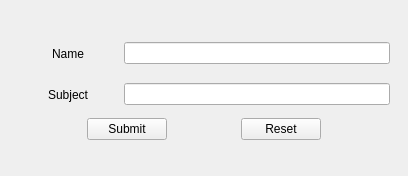
<?xml version="1.0" encoding="UTF-8"?>
<ui version="4.0">
 <class>MainWindow</class>
 <widget class="QMainWindow" name="MainWindow">
  <property name="geometry">
   <rect>
    <x>0</x>
    <y>0</y>
    <width>408</width>
    <height>176</height>
   </rect>
  </property>
  <property name="windowTitle">
   <string>MainWindow</string>
  </property>
  <widget class="QWidget" name="centralwidget">
   <layout class="QVBoxLayout" name="verticalLayout_5">
    <item>
     <widget class="QStackedWidget" name="stackedWidget">
      <property name="enabled">
       <bool>true</bool>
      </property>
      <property name="currentIndex">
       <number>0</number>
      </property>
      <widget class="QWidget" name="formPage">
       <layout class="QVBoxLayout" name="verticalLayout_2">
        <item>
         <layout class="QVBoxLayout" name="verticalLayout">
          <item>
           <layout class="QVBoxLayout" name="verticalLayout_3">
            <property name="sizeConstraint">
             <enum>QLayout::SetMinAndMaxSize</enum>
            </property>
            <item>
             <layout class="QHBoxLayout" name="horizontalLayout_3">
              <item>
               <widget class="QLabel" name="nameLbl">
                <property name="sizePolicy">
                 <sizepolicy hsizetype="Preferred" vsizetype="Preferred">
                  <horstretch>0</horstretch>
                  <verstretch>0</verstretch>
                 </sizepolicy>
                </property>
                <property name="minimumSize">
                 <size>
                  <width>100</width>
                  <height>35</height>
                 </size>
                </property>
                <property name="maximumSize">
                 <size>
                  <width>100</width>
                  <height>35</height>
                 </size>
                </property>
                <property name="text">
                 <string>Name</string>
                </property>
                <property name="alignment">
                 <set>Qt::AlignCenter</set>
                </property>
               </widget>
              </item>
              <item>
               <widget class="QLineEdit" name="nameEdit"/>
              </item>
             </layout>
            </item>
            <item>
             <layout class="QHBoxLayout" name="horizontalLayout_2">
              <item>
               <widget class="QLabel" name="subjectLbl">
                <property name="minimumSize">
                 <size>
                  <width>100</width>
                  <height>35</height>
                 </size>
                </property>
                <property name="maximumSize">
                 <size>
                  <width>100</width>
                  <height>35</height>
                 </size>
                </property>
                <property name="text">
                 <string>Subject</string>
                </property>
                <property name="alignment">
                 <set>Qt::AlignCenter</set>
                </property>
               </widget>
              </item>
              <item>
               <widget class="QLineEdit" name="subjectEdit"/>
              </item>
             </layout>
            </item>
           </layout>
          </item>
          <item>
           <layout class="QHBoxLayout" name="horizontalLayout">
            <item>
             <spacer name="horizontalSpacer_2">
              <property name="orientation">
               <enum>Qt::Horizontal</enum>
              </property>
              <property name="sizeHint" stdset="0">
               <size>
                <width>40</width>
                <height>20</height>
               </size>
              </property>
             </spacer>
            </item>
            <item>
             <widget class="QPushButton" name="submitBtn">
              <property name="text">
               <string>Submit</string>
              </property>
             </widget>
            </item>
            <item>
             <spacer name="horizontalSpacer">
              <property name="orientation">
               <enum>Qt::Horizontal</enum>
              </property>
              <property name="sizeHint" stdset="0">
               <size>
                <width>40</width>
                <height>20</height>
               </size>
              </property>
             </spacer>
            </item>
            <item>
             <widget class="QPushButton" name="resetBtn">
              <property name="text">
               <string>Reset</string>
              </property>
             </widget>
            </item>
            <item>
             <spacer name="horizontalSpacer_3">
              <property name="orientation">
               <enum>Qt::Horizontal</enum>
              </property>
              <property name="sizeHint" stdset="0">
               <size>
                <width>40</width>
                <height>20</height>
               </size>
              </property>
             </spacer>
            </item>
           </layout>
          </item>
         </layout>
        </item>
       </layout>
       <zorder></zorder>
      </widget>
      <widget class="QWidget" name="successPage">
       <widget class="QTextBrowser" name="successText">
        <property name="geometry">
         <rect>
          <x>0</x>
          <y>10</y>
          <width>341</width>
          <height>121</height>
         </rect>
        </property>
        <property name="frameShape">
         <enum>QFrame::NoFrame</enum>
        </property>
        <property name="frameShadow">
         <enum>QFrame::Plain</enum>
        </property>
        <property name="lineWrapMode">
         <enum>QTextEdit::WidgetWidth</enum>
        </property>
        <property name="html">
         <string>&lt;!DOCTYPE HTML PUBLIC &quot;-//W3C//DTD HTML 4.0//EN&quot; &quot;http://www.w3.org/TR/REC-html40/strict.dtd&quot;&gt;
&lt;html&gt;&lt;head&gt;&lt;meta name=&quot;qrichtext&quot; content=&quot;1&quot; /&gt;&lt;style type=&quot;text/css&quot;&gt;
p, li { white-space: pre-wrap; }
&lt;/style&gt;&lt;/head&gt;&lt;body style=&quot; font-family:'MS Shell Dlg 2'; font-size:8.25pt; font-weight:400; font-style:normal;&quot;&gt;
&lt;p style=&quot; margin-top:0px; margin-bottom:0px; margin-left:0px; margin-right:0px; -qt-block-indent:0; text-indent:0px;&quot;&gt;&lt;span style=&quot; font-size:8pt;&quot;&gt;Your submission was successful&lt;/span&gt;&lt;/p&gt;&lt;/body&gt;&lt;/html&gt;</string>
        </property>
       </widget>
      </widget>
     </widget>
    </item>
   </layout>
  </widget>
 </widget>
 <resources/>
 <connections/>
</ui>
